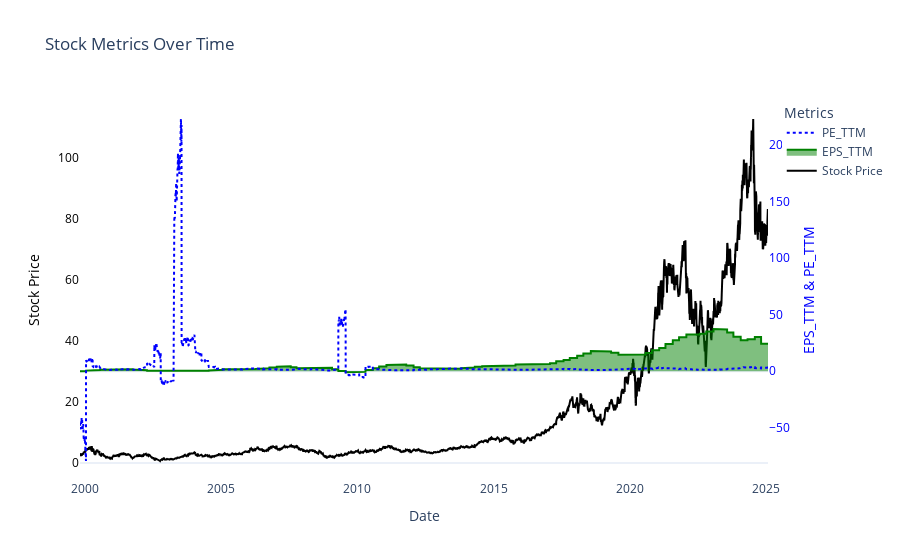

Source (notebook cell):
### Code cell
import plotly.graph_objects as go


# Create the figure
fig = go.Figure()

# Add stock_price on primary y-axis (left)
fig.add_trace(go.Scatter(
    x=stock_consolidate_df.index,
    y=stock_consolidate_df["stock_price"],
    mode='lines',
    line=dict(color='black'),
    name='Stock Price',
    yaxis="y1"
))

# Add EPS_TTM on secondary y-axis (right)
fig.add_trace(go.Scatter(
    x=stock_consolidate_df.index,
    y=stock_consolidate_df["EPS_TTM"],
    mode='lines',
    fill='tonexty',  # Shadow effect
    line=dict(color='green'),
    name='EPS_TTM',
    yaxis="y2"
))

# Add PE_TTM on secondary y-axis (right)
fig.add_trace(go.Scatter(
    x=stock_consolidate_df.index,
    y=stock_consolidate_df["PE_TTM"],
    mode='lines',
    line=dict(color='blue', dash='dot'),
    name='PE_TTM',
    yaxis="y2"
))

# Update layout to remove grid and configure dual y-axes
fig.update_layout(
    title="Stock Metrics Over Time",
    xaxis=dict(title="Date", showgrid=False),
    yaxis=dict(
        title="Stock Price",
        showgrid=False,
        titlefont=dict(color="black"),
        tickfont=dict(color="black")
    ),
    yaxis2=dict(
        title="EPS_TTM & PE_TTM",
        overlaying="y",  # Overlay with y1
        side="right",
        showgrid=False,
        titlefont=dict(color="blue"),
        tickfont=dict(color="blue")
    ),
    legend_title="Metrics",
    template="plotly_white",
    plot_bgcolor='white'  # Background color
)

# Show the plot
fig.show()

### Figure 1 — Plotly figure (JSON) as saved in the notebook; plotly's stock layout.template omitted (floating-point values rounded to 4 significant figures; data arrays with more than 128 entries replaced by an {"elided": "..."} marker saying what was removed)
{"data": [{"line": {"color": "black"}, "mode": "lines", "name": "Stock Price", "type": "scatter", "x": {"elided": "6347 str values"}, "y": {"elided": "6347 float values"}, "yaxis": "y"}, {"fill": "tonexty", "line": {"color": "green"}, "mode": "lines", "name": "EPS_TTM", "type": "scatter", "x": {"elided": "6347 str values"}, "y": {"elided": "6347 float values"}, "yaxis": "y2"}, {"line": {"color": "blue", "dash": "dot"}, "mode": "lines", "name": "PE_TTM", "type": "scatter", "x": {"elided": "6347 str values"}, "y": {"elided": "6347 float values"}, "yaxis": "y2"}], "layout": {"legend": {"title": {"text": "Metrics"}}, "plot_bgcolor": "white", "title": {"text": "Stock Metrics Over Time"}, "xaxis": {"showgrid": false, "title": {"text": "Date"}}, "yaxis": {"showgrid": false, "tickfont": {"color": "black"}, "title": {"font": {"color": "black"}, "text": "Stock Price"}}, "yaxis2": {"overlaying": "y", "showgrid": false, "side": "right", "tickfont": {"color": "blue"}, "title": {"font": {"color": "blue"}, "text": "EPS_TTM & PE_TTM"}}}}
